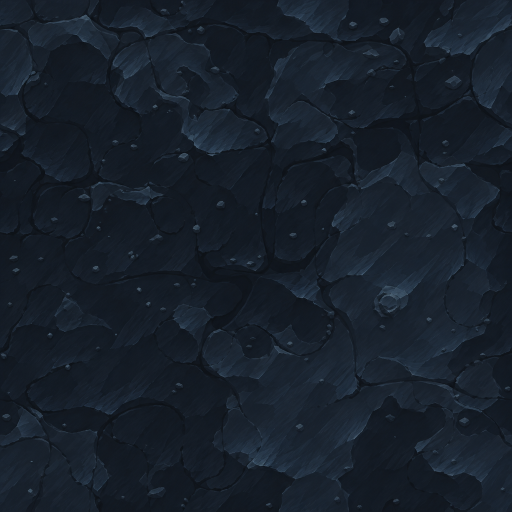
#> input picture game/art/environment/painterly-512/arena-masters/abyss--cave-floor-island-top-xRockFloor.png, 1024 x 1024 px (shown at 1/2 size)
$ python -i build-arena-tex.py   (imports and definitions only)
#> lines starting #> are read from the running program, lines starting #| are printed output that depends on the picture
#!/usr/bin/env python3
"""Build the battle arena's painted textures from their 1024 masters.

  in:  game/art/environment/painterly-512/arena-masters/<area>--<slot>.png   (37 masters; the pack's own notes:
       README-arena-masters.md there)
  out: game/art/environment/arena/<area>--<slot>.webp                        (512 x 512)

Each master is shrunk as the pack asks: premultiplied, filtered across a 3 x 3 repeat of itself so the edges wrap, and
cut back to one tile. The solid ones ship as lossy WebP (they are painted colour; the game makes their relief from their
brightness, game/arena.js); the six mold tiles ship lossless, their alpha untouched and their colour carried out under
the clear pixels so filtering pulls in no fringe. game/arena.js ARENA_ART names the slots it reads.

  python3 tools/build-arena-tex.py
"""
from pathlib import Path
import numpy as np
from PIL import Image

ROOT = Path(__file__).resolve().parent.parent
SRC = ROOT / "game/art/environment/painterly-512/arena-masters"
OUT = ROOT / "game/art/environment/arena"
SIZE = 512
SKIP = ("vault--",)   # the Vault's arena wears its own dungeon tiles (game/envart.js ARENA_DUNGEON): its paintings were too loud


def shrink(path):
    im = Image.open(path).convert("RGBA")
#> im is the input picture: PIL image 1024x1024 RGBA; mean R, G, B, A 22.9, 31.4, 42, 255
    n = im.size[0]
#> n = 1024
    pm = im.convert("RGBa")
    big = Image.new("RGBa", (n * 3, n * 3))
#> big: PIL image 3072x3072 RGBa; every value is 0
    for y in range(3):
        for x in range(3):
            big.paste(pm, (x * n, y * n))
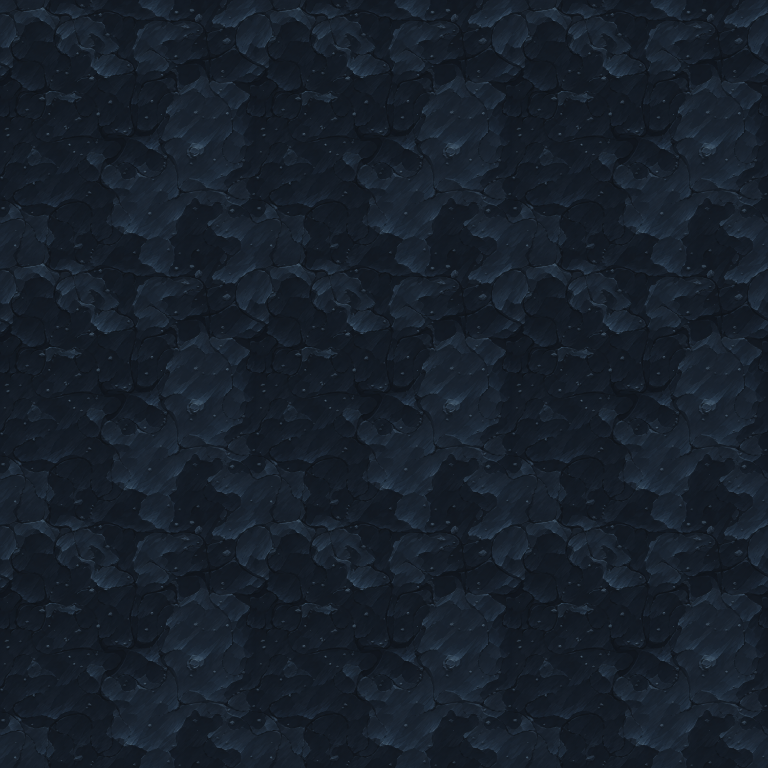
#> big: PIL image 3072x3072 RGBa (shown at 1/4 size); mean R, G, B, A 22.9, 31.4, 42, 255
    return big.resize((SIZE * 3, SIZE * 3), Image.LANCZOS).crop((SIZE, SIZE, SIZE * 2, SIZE * 2)).convert("RGBA")
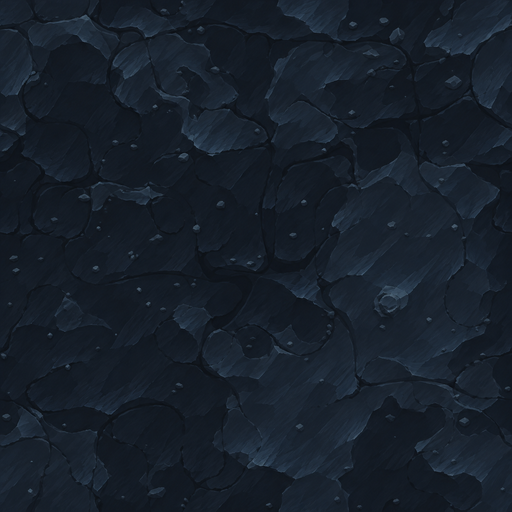
#> returned value: PIL image 512x512 RGBA; mean R, G, B, A 22.9, 31.4, 42, 255


def carry_colour(im):
    """Colour under the fully clear pixels: the mean of the painted colour round about (a wrapping box blur)."""
    a = np.asarray(im).astype(np.float32) / 255
    col, al = a[..., :3] * a[..., 3:], a[..., 3:]

    def blur(x, r=6, n=3):
        for _ in range(n):
            for ax in (0, 1):
                x = sum(np.roll(x, d, ax) for d in range(-r, r + 1)) / (2 * r + 1)
        return x
    fill = blur(col) / (blur(al) + 1e-4)
    for _ in range(3):   # (far from any colony the first fill is thin: spread it again)
        fill = np.where(blur(al) > 1e-3, fill, blur(fill, 12, 2))
    a[..., :3] = np.where(al > 0, a[..., :3], fill)
    return Image.fromarray((np.clip(a, 0, 1) * 255 + .5).astype(np.uint8), "RGBA")


def main():
    paths = sorted(SRC.glob("*.png"))
    assert len(paths) == 37, f"expected 37 masters, found {len(paths)}"
    OUT.mkdir(parents=True, exist_ok=True)
    total = 0
    for p in paths:
        if p.name.startswith(SKIP):
            (OUT / (p.stem + ".webp")).unlink(missing_ok=True)
            continue
        im = shrink(p)
        mold = "--mold-light-layer-" in p.name
        out = OUT / (p.stem + ".webp")
        if mold:
            im = carry_colour(im)
            im.save(out, "WEBP", lossless=True, quality=100, method=6)
        else:
            assert np.asarray(im)[..., 3].min() == 255, p.name + " should be opaque"
            im.convert("RGB").save(out, "WEBP", quality=90, method=6)
        total += out.stat().st_size
    print(f"{sum(not p.name.startswith(SKIP) for p in paths)} textures, {total / 1e6:.1f} MB -> {OUT.relative_to(ROOT)}")


# [2 lines not run here, left out]

>>> result = shrink('../game/art/environment/painterly-512/arena-masters/abyss--cave-floor-island-top-xRockFloor.png')

$ run again, on game/art/environment/painterly-512/arena-masters/rifts--board-tile-slab-xSlabFloor.png
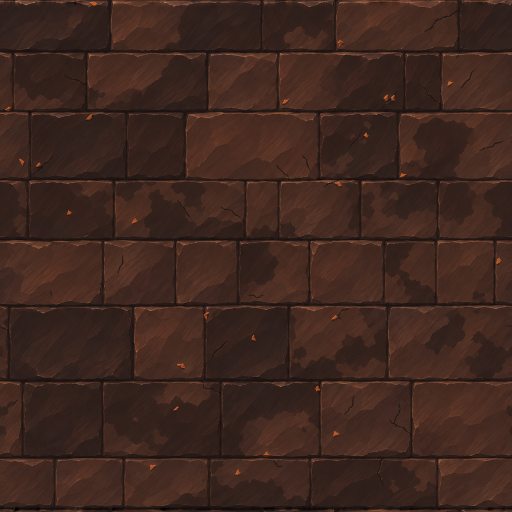
#> input picture game/art/environment/painterly-512/arena-masters/rifts--board-tile-slab-xSlabFloor.png, 1024 x 1024 px (shown at 1/2 size)
#> in shrink, im is the input picture: PIL image 1024x1024 RGBA; mean R, G, B, A 62.8, 39.1, 31.3, 255
#> after the loop in shrink, `for y in range(3):`:
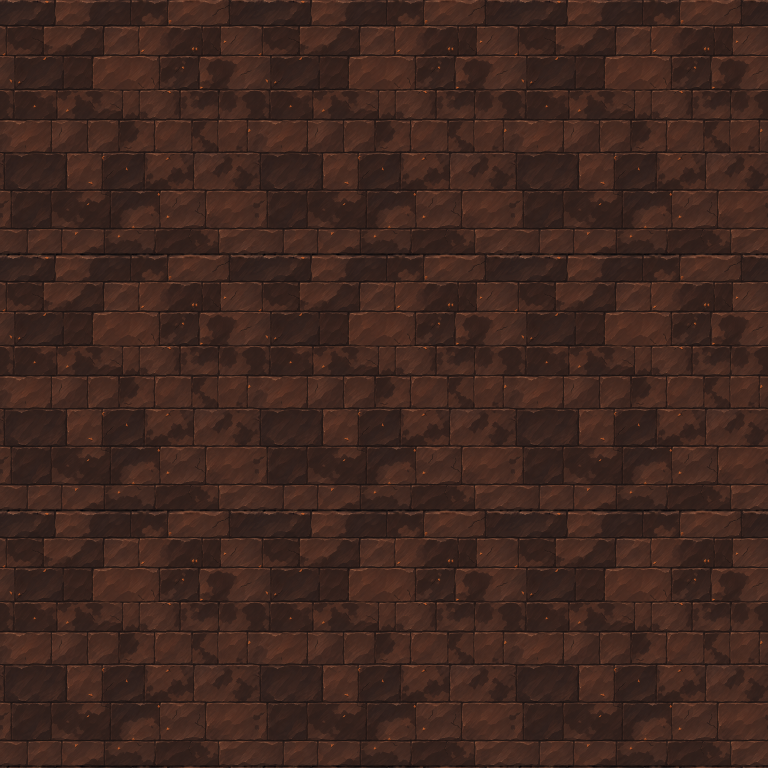
#> big: PIL image 3072x3072 RGBa (shown at 1/4 size); mean R, G, B, A 62.8, 39.1, 31.3, 255
#> in shrink, `return big.resize((SIZE * 3, SIZE * 3), Image.LANCZOS).crop((SIZE, SIZ..`:
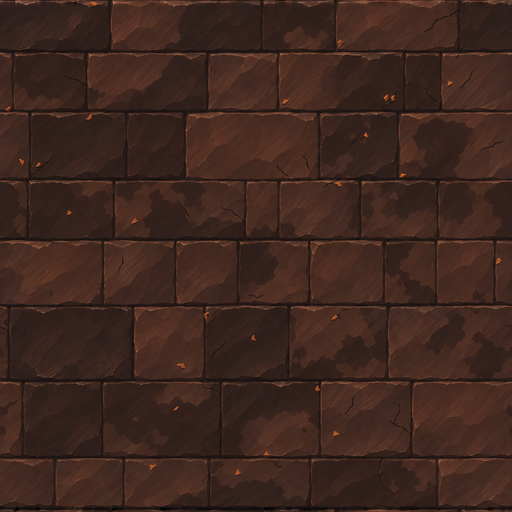
#> returned value: PIL image 512x512 RGBA; mean R, G, B, A 62.8, 39.1, 31.3, 255

$ run again, on game/art/environment/painterly-512/arena-masters/rifts--cave-floor-island-top-xRockFloor.png
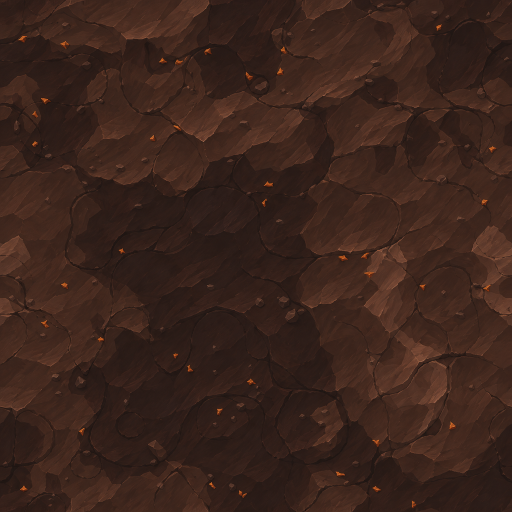
#> input picture game/art/environment/painterly-512/arena-masters/rifts--cave-floor-island-top-xRockFloor.png, 1024 x 1024 px (shown at 1/2 size)
#> in shrink, im is the input picture: PIL image 1024x1024 RGBA; mean R, G, B, A 58.9, 36.4, 28.2, 255
#> after the loop in shrink, `for y in range(3):`:
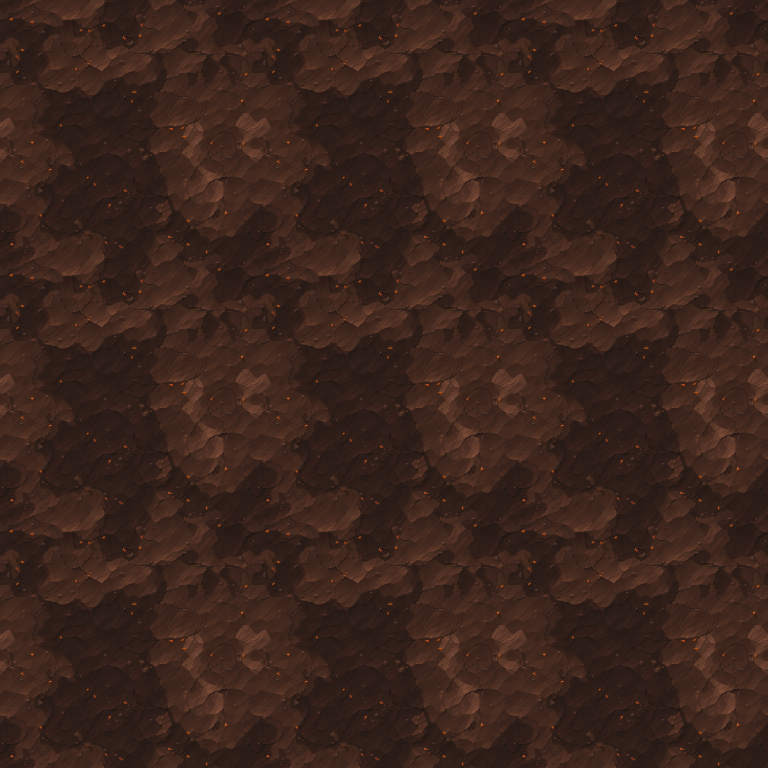
#> big: PIL image 3072x3072 RGBa (shown at 1/4 size); mean R, G, B, A 58.9, 36.4, 28.2, 255
#> in shrink, `return big.resize((SIZE * 3, SIZE * 3), Image.LANCZOS).crop((SIZE, SIZ..`:
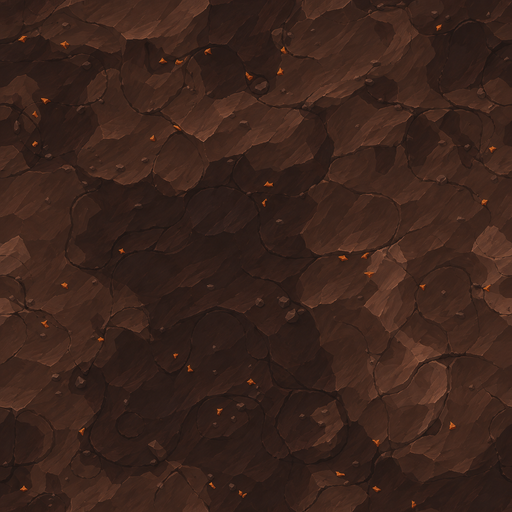
#> returned value: PIL image 512x512 RGBA; mean R, G, B, A 58.9, 36.4, 28.2, 255
